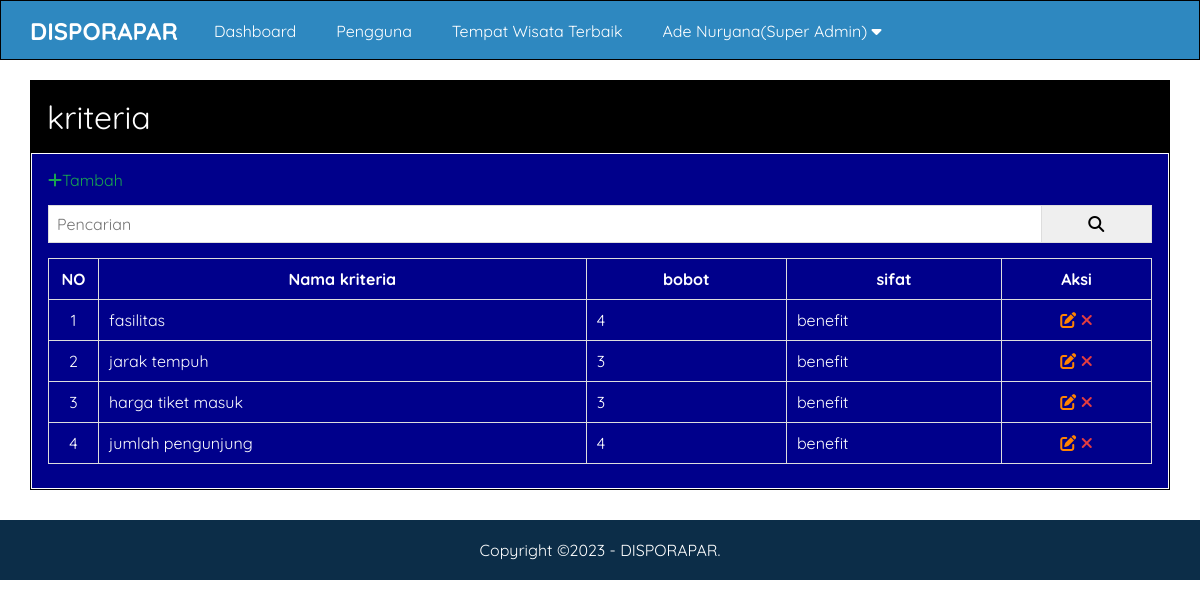
The app's page /admin/kriteria.php (signed in) with its own data.
### tables this page shows
CREATE TABLE `pengaturan` (
  `id_pengaturan` int(11) NOT NULL,
  `nama` varchar(50) NOT NULL,
  `email` varchar(50) NOT NULL,
  `telepon` varchar(20) NOT NULL,
  `alamat` text NOT NULL,
  `logo` varchar(50) NOT NULL,
  `favicon` varchar(50) NOT NULL,
  `tentang_kuningan` text NOT NULL,
  `foto_kuningan` varchar(50) NOT NULL,
  `google_maps` text NOT NULL,
  `foto_tentang_kuningan` varchar(50) NOT NULL,
  `kata_pembuka` text NOT NULL,
  `created_at` timestamp NOT NULL DEFAULT current_timestamp(),
  `updated_at` datetime DEFAULT NULL
);

CREATE TABLE `kriteria` (
  `id_kriteria` int(10) NOT NULL,
  `nama_kriteria` varchar(45) NOT NULL,
  `poin_kriteria` tinyint(1) NOT NULL,
  `bobot` double NOT NULL,
  `sifat` varchar(15) NOT NULL
);

### admin/kriteria.php (the view, shortened to what this page needs)
<?php include 'header.php' ?>
  <div class="content">
    <div class="container">
      <div class="box">
        <div class="box-header">
          kriteria
        </div>
        <div class="box-body">
          <a href="tambah-kriteria.php" class="text-green"><i class="fa fa-plus"></i>Tambah</a>
          <form action="">
            <div class="input-group">
              <input type="text" name="key" placeholder="Pencarian">
              <button type="submit"><i class="fa fa-search"></i></button>
            </div>
          </form>
          <table class="table">
           <thead>
             <tr>
               <th>NO</th>
               <th>Nama kriteria</th>
               <th>bobot</th>
               <th>sifat</th>
               <th>Aksi</th>
             </tr>
           </thead>
           <tbody>
            <?php
            $no = 1;
              $where = "WHERE 1=1";
              $kriteria = mysqli_query($conn, "SELECT * FROM kriteria $where ORDER BY id_kriteria DESC");
              if(mysqli_num_rows($kriteria)>0){
                while($p = mysqli_fetch_array($kriteria)) {
            ?>
             <tr>
               <td> <?= $no++ ?> </td>
               <td><?= $p['nama_kriteria'] ?></td>
               <td><?= $p['bobot'] ?></td>
               <td><?= $p['sifat'] ?></td>
               <td>
                 <a href="edit-kriteria.php?id=<?= $p['id_kriteria'] ?>" title="Edit Data" class="text-orange"><i class="fa fa-edit"></i></a>
                 <a href="hapus.php?idkriteria=<?= $p['id_kriteria'] ?>" onclick="return confirm('Yakin Ingin Dihapus ?')" title="Hapus Data" class="text-red"><i class="fa fa-times"></i></a>
               </td>
             </tr>
           <?php }}else{ ?>
              <tr>
                <td colspan="5">Data Tidak Ada</td>
              </tr>
           <?php } ?>
           </tbody>
          </table>
        </div>
      </div>
    </div>
  </div>
<?php include'footer.php' ?>

### admin/header.php (shortened to what this page needs)
<?php
include '../koneksi.php';
$identitas = mysqli_query($conn,"SELECT * FROM pengaturan ORDER BY id_pengaturan DESC LIMIT 1");
$d = mysqli_fetch_object($identitas);
?>
<!DOCTYPE html>
<html>
<head>
	<link rel="stylesheet" type="text/css" href="../assets/css/style.css">
	<link rel="stylesheet" href="https://cdnjs.cloudflare.com/ajax/libs/font-awesome/6.1.1/css/all.min.css" />
</head>
<body class="bg-light">
 <div class="navbar">
 	<div class="container">
 		<h2 class="nav-brand float-left"><a href="index.php"><?= $d->nama ?></a></h2>
 		<ul class="nav-menu float-left">
 			<li><a href="index.php">Dashboard</a></li>
 			<?php if($_SESSION['ulevel'] == 'Super Admin'){ ?>
 				<li><a href="pengguna.php">Pengguna</a></li>
 				<li><a href="nilai_referensi.php">Tempat Wisata Terbaik</a></li>
 			<?php } ?>
 			<li>
 				<a href="index.php"><?= $_SESSION['uname']?>(<?= $_SESSION['ulevel']?>) <i class="fa fa-caret-down"></i></a>
 				</li> </ul>
 	</div>
  </div>

### admin/footer.php
 <div class="footer">
 	<div class="container text-center">
 		Copyright &copy;2023 - <?= $d->nama ?>.
 	</div>
 </div>
 </body>
</html>

### assets/css/style.css (style rules this page uses)
* { margin:0; padding:0; font-family: 'Quicksand', sans-serif; box-sizing: border-box; }
a { text-decoration: none; }
.float-left { float: left; }
.container { width: 1140px; margin: 0 auto; }
.container::after { content: ""; display: block; clear: both; }
.bg-light { background-image: url(../../uploads/identitas/Gunung_Ciremai_sfw2503.jpg); background-repeat: no-repeat; background-size: cover; }
.box { border: 1px solid; background-color: #fff; }
.box-header { padding: 16px; background-color: black; font-size: xx-large; color: white; }
.box-body { border: 1px solid; padding: 16px; background-color: darkblue; color: white; }
form { margin: 15px 0; }
.text-center { text-align: center !important ; }
.navbar { border: 1px solid; height: 60px; width: 100%; background-color: #2E88C0; position: fixed; top: 0; z-index: 1000; }
.navbar a { color: #fff; }
.nav-brand { padding: 15px 0; display: inline-block; margin-right: 16px; }
.nav-menu { display: flex; list-style: none; }
.nav-menu li a { padding: 20px; display: inline-block; }
.content { padding: 80px 0 30px 0; }
.footer { width: 100%; position: relative; padding: 20px 0; background-color: #0C2D48; color: #fff; }
.table { width:100%; border-collapse: collapse ; margin: 8px 0; }
.table th, .table td { border: 1px solid #ddd; padding: 10px; color: white; }
.table td:first-child { width: 50px; text-align: center; }
.table td:last-child { width: 150px; text-align: center; }
.text-red { color: #E43D40; }
.text-orange { color: #FF8300; }
.text-green { color: #18A550; }
.input-group:after { content: ""; clear: both; display: block; }
.input-group input[type="text"] { width: 90%; padding: 8px; font-size: 16px; float: left; border: 1px solid #ddd; }
.input-group button { width: 10%; padding: 8px; font-size: 16px; float: left; border: 1px solid #ddd; border-left: none; }

### records on screen
pengaturan: nama "DISPORAPAR"
kriteria: nama_kriteria "fasilitas", bobot "4", sifat "benefit"
kriteria: nama_kriteria "jarak tempuh", bobot "3", sifat "benefit"
kriteria: nama_kriteria "harga tiket masuk", bobot "3", sifat "benefit"
kriteria: nama_kriteria "jumlah pengunjung", bobot "4", sifat "benefit"

### other values on screen
$_SESSION['uname'] "Ade Nuryana"
$_SESSION['ulevel'] "Super Admin"
